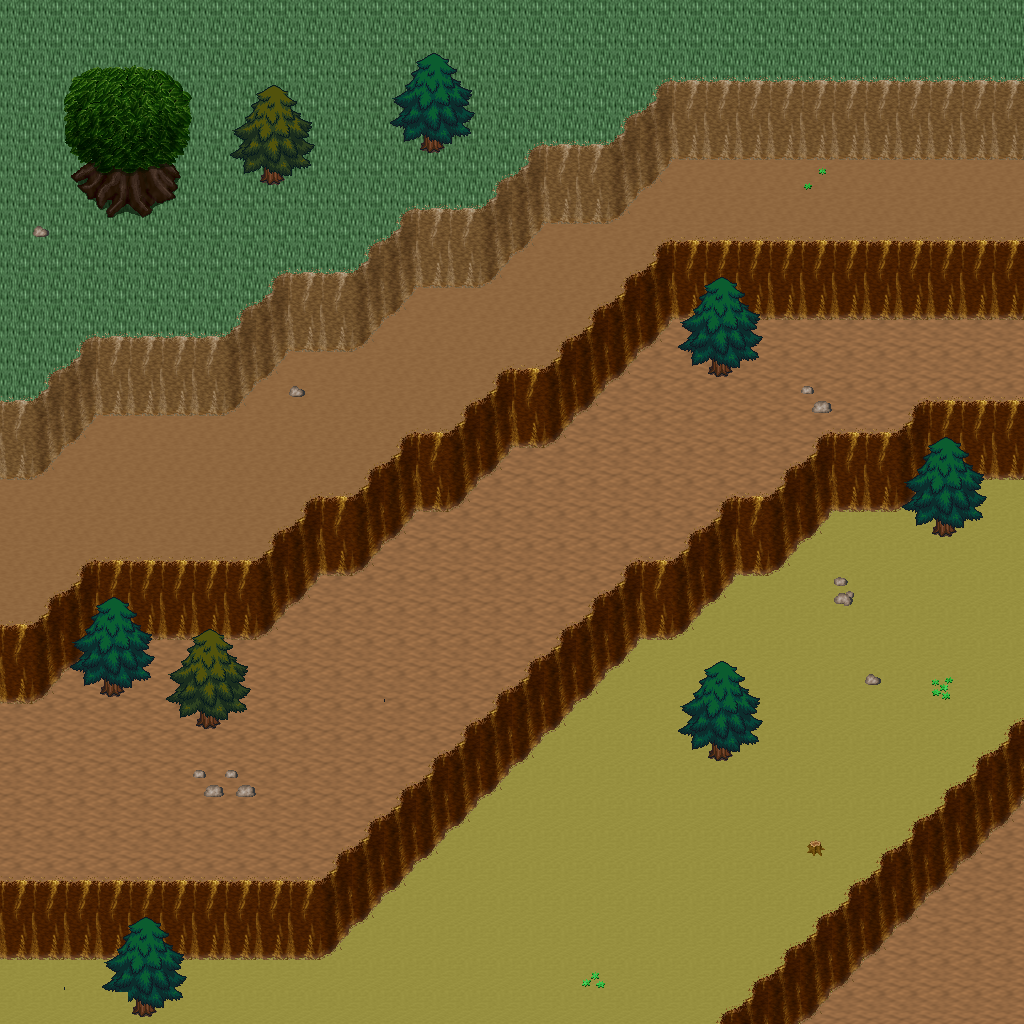

Tiled map render using the project's own tile images. Description and the map definition, with tile-layer contents summarised, below:
An orthogonal 32x32 tile map with 32x32 px tiles, 5 tile layers (Ground, Objects, Objects2, Above, ...), 1 hidden layer not drawn, 15 tilesets.

<map version="1.10" tiledversion="1.11.0" orientation="orthogonal" renderorder="right-down" width="32" height="32" tilewidth="32" tileheight="32" infinite="0" nextlayerid="11" nextobjectid="1">
 <tileset firstgid="1" name="logic_collision" tilewidth="32" tileheight="32" tilecount="1" columns="1">
  <image source="../drawable/logic_collision.png" width="32" height="32" />
 </tileset>
 <tileset firstgid="2" name="ground_ground" tilewidth="32" tileheight="32" tilecount="33" columns="3">
  <image source="../drawable/ground_ground.png" width="96" height="352" />
 </tileset>
 <tileset firstgid="35" name="ground_ridge_earth_pale" tilewidth="32" tileheight="32" tilecount="96" columns="12">
  <image source="../drawable/ground_ridge_earth_pale.png" width="384" height="256" />
 </tileset>
 <tileset firstgid="131" name="ground_ridge_earth_dark" tilewidth="32" tileheight="32" tilecount="96" columns="12">
  <image source="../drawable/ground_ridge_earth_dark.png" width="384" height="256" />
 </tileset>
 <tileset firstgid="227" name="terrain_desert" tilewidth="32" tileheight="32" tilecount="88" columns="8">
  <image source="../drawable/terrain_desert.png" width="256" height="352" />
 </tileset>
 <tileset firstgid="315" name="ground_ladder_vertical_dark" tilewidth="32" tileheight="32" tilecount="3" columns="3">
  <image source="../drawable/ground_ladder_vertical_dark.png" width="96" height="32" />
 </tileset>
 <tileset firstgid="318" name="plant_tree_evergreen" tilewidth="32" tileheight="32" tilecount="36" columns="3">
  <image source="../drawable/plant_tree_evergreen.png" width="96" height="384" />
 </tileset>
 <tileset firstgid="354" name="plant_cactus" tilewidth="32" tileheight="32" tilecount="2" columns="1">
  <image source="../drawable/plant_cactus.png" width="32" height="64" />
 </tileset>
 <tileset firstgid="356" name="plant_cactus_2" tilewidth="32" tileheight="32" tilecount="10" columns="5">
  <image source="../drawable/plant_cactus_2.png" width="160" height="64" />
 </tileset>
 <tileset firstgid="366" name="ground_sand_2" tilewidth="32" tileheight="32" tilecount="15" columns="5">
  <image source="../drawable/ground_sand_2.png" width="160" height="96" />
 </tileset>
 <tileset firstgid="381" name="plant_tree_tree_darkgreen" tilewidth="32" tileheight="32" tilecount="88" columns="8">
  <image source="../drawable/plant_tree_tree_darkgreen.png" width="256" height="352" />
 </tileset>
 <tileset firstgid="469" name="ground_rock_pebbles" tilewidth="32" tileheight="32" tilecount="3" columns="1">
  <image source="../drawable/ground_rock_pebbles.png" width="32" height="96" />
 </tileset>
 <tileset firstgid="472" name="plant_star_shaped_plants" tilewidth="32" tileheight="32" tilecount="6" columns="2">
  <image source="../drawable/plant_star_shaped_plants.png" width="64" height="96" />
 </tileset>
 <tileset firstgid="478" name="plant_stump_small_stump" tilewidth="32" tileheight="32" tilecount="4" columns="2">
  <image source="../drawable/plant_stump_small_stump.png" width="64" height="64" />
 </tileset>
 <tileset firstgid="482" name="plant_round_cactuses" tilewidth="32" tileheight="32" tilecount="20" columns="10">
  <image source="../drawable/plant_round_cactuses.png" width="320" height="64" />
 </tileset>
 <layer id="1" name="Ground" width="32" height="32">
  <data>[1024 cells, 1024 non-empty, 4 distinct tile ids]</data>
 </layer>
 <layer id="2" name="Objects" width="32" height="32">
  <data>[1024 cells, 386 non-empty, 31 distinct tile ids]</data>
 </layer>
 <layer id="3" name="Objects2" width="32" height="32">
  <data>[1024 cells, 0 non-empty, 0 distinct tile ids]</data>
 </layer>
 <layer id="4" name="Above" width="32" height="32">
  <data>[1024 cells, 91 non-empty, 31 distinct tile ids]</data>
 </layer>
 <layer id="5" name="Above2" width="32" height="32">
  <data>[1024 cells, 0 non-empty, 0 distinct tile ids]</data>
 </layer>
 <layer id="6" name="Walkable" width="32" height="32" visible="0">
  <data>[1024 cells, 226 non-empty, 1 distinct tile ids]</data>
 </layer>
 <objectgroup id="7" name="Mapevents" />
 <objectgroup id="8" name="Spawn" />
 <objectgroup id="9" name="Keys" />
 <objectgroup id="10" name="Replace" />
</map>
